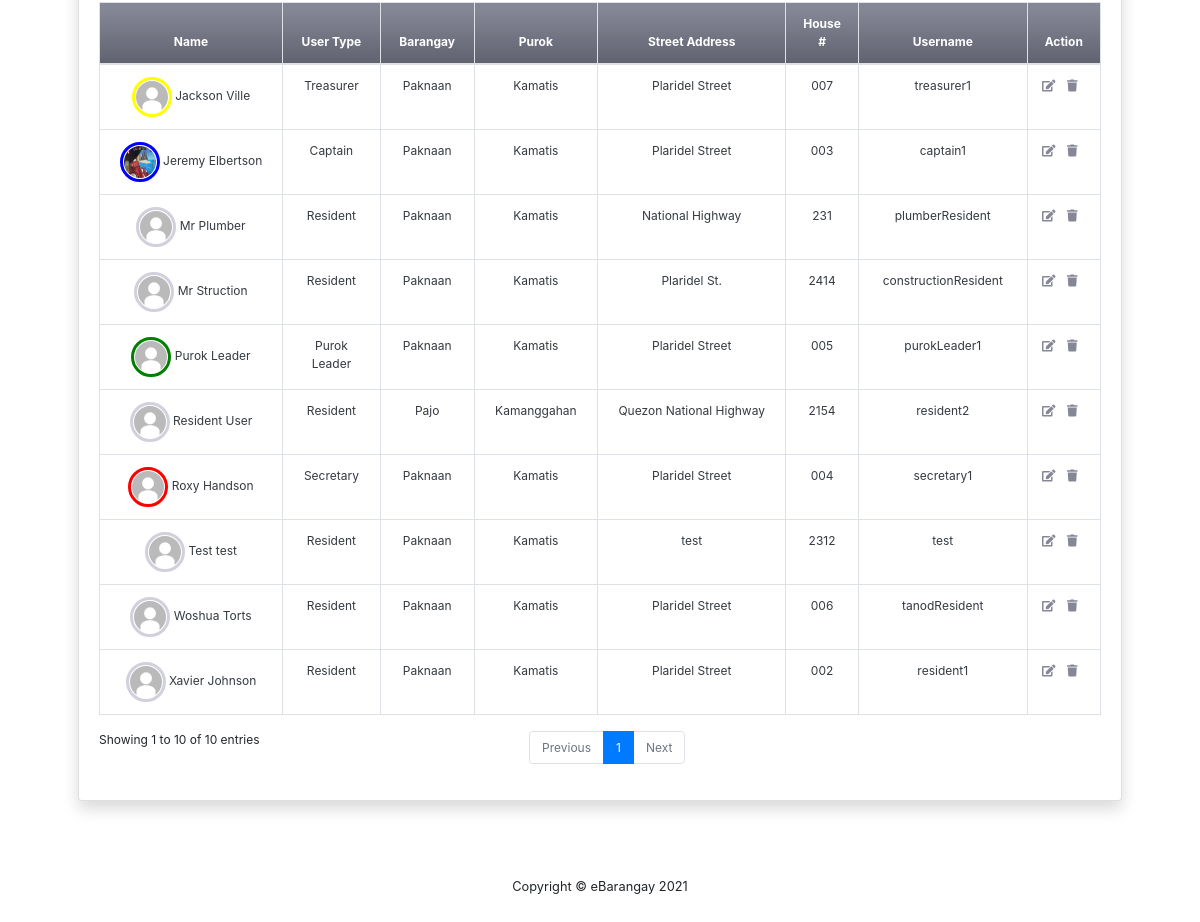
Before: /account.php (signed in, lower part) with the older database file.
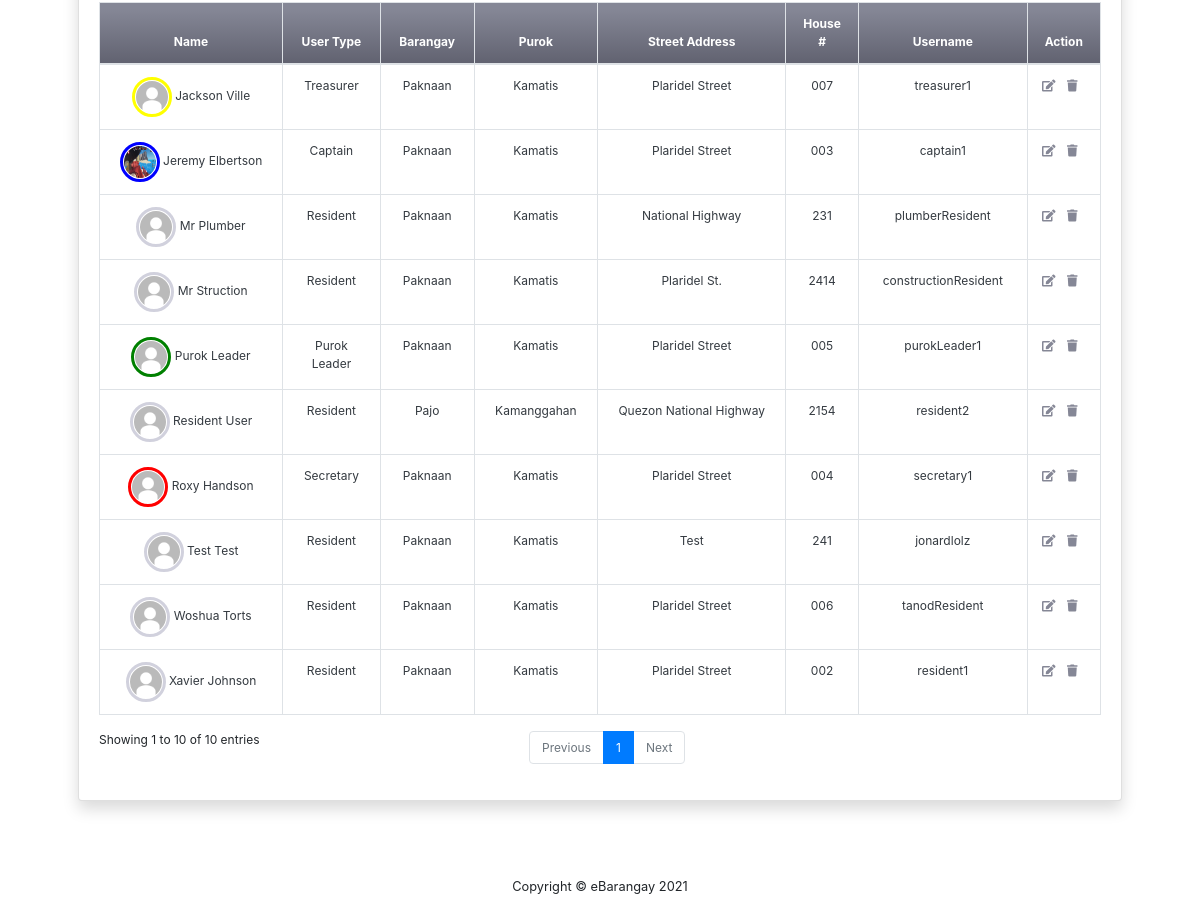
After: the same page with the newer database file.
### tables this page shows
CREATE TABLE `users` (
  `UsersID` int(11) NOT NULL,
  `Firstname` varchar(50) NOT NULL,
  `Middlename` varchar(50) DEFAULT NULL,
  `Lastname` varchar(50) NOT NULL,
  `dateofbirth` varchar(50) NOT NULL,
  `civilStat` varchar(50) NOT NULL,
  `emailAdd` varchar(50) NOT NULL,
  `username` varchar(50) NOT NULL,
  `usersPwd` varchar(255) DEFAULT NULL,
  `userGender` varchar(50) DEFAULT NULL,
  `userType` varchar(50) DEFAULT NULL,
  `profile_pic` varchar(129) DEFAULT NULL,
  `userBarangay` varchar(50) DEFAULT NULL,
  `userPurok` varchar(50) DEFAULT NULL,
  `phoneNum` varchar(20) DEFAULT NULL,
  `teleNum` varchar(20) DEFAULT NULL,
  `VerifyStatus` varchar(20) NOT NULL DEFAULT 'Pending',
  `userCity` varchar(30) NOT NULL DEFAULT 'None',
  `Status` varchar(20) NOT NULL DEFAULT 'Active',
  `landlordName` varchar(50) DEFAULT 'None',
  `landlordContact` varchar(50) DEFAULT 'NONE',
  `barangayPos` varchar(50) DEFAULT 'None',
  `userAddress` varchar(50) DEFAULT NULL,
  `userHouseNum` varchar(50) DEFAULT NULL,
  `IsLandlord` varchar(20) NOT NULL DEFAULT 'False',
  `isRenting` varchar(20) NOT NULL DEFAULT 'False',
  `startedLiving` date NOT NULL DEFAULT '0000-00-00'
);

### account.php (the view, shortened to what this page needs)
<?php include_once "header.php" ?>
<div class="container p-4">
<div class="card shadow mb-4 m-4">
    <div class="card-body" style="font-size: 75%">
        <div class="table-responsive">
            <table class="table table-bordered text-center text-dark"
                id="dataTable" width="100%" cellspacing="0" cellpadding="0">
                <thead >
                    <tr class="bg-gradient-secondary text-white">
                        <th scope="col">Name</th>
                        <th scope="col">User Type</th>
                        <th scope="col">Barangay</th>
                        <th scope="col">Purok</th>
                        <th>Street Address</th>
                        <th>House #</th>
                        <th scope="col">Username</th>
                        <th scope="col">Action</th>
                    </tr>
                </thead>
                <tbody>
                    <?php
                        $accounts = $conn->query("SELECT *, concat(Firstname, ' ', Lastname) as name FROM users WHERE Status='Active'");
                        while($row=$accounts->fetch_assoc()):
                            if($row["userType"] == "Admin"){
                                continue;
                            }
                    ?>
                    <tr>
                        <td>
                            <img class="img-profile rounded-circle <?php
                                if($row["userType"] == "Resident"){
                                    echo "img-res-profile";
                                }
                                elseif($row["userType"] == "Purok Leader"){
                                    echo "img-purokldr-profile";
                                }
                                elseif($row["userType"] == "Captain"){
                                    echo "img-capt-profile";
                                }
                                elseif($row["userType"] == "Secretary"){
                                    echo "img-sec-profile";
                                }
                                elseif($row["userType"] == "Treasurer"){
                                    echo "img-treas-profile";
                                }
                                elseif($row["userType"] == "Admin"){
                                    echo "img-admin-profile";
                                }
                            ?>" src="img/<?php echo $row["profile_pic"] ?>" width="40" height="40"/>
                            <?php echo $row["name"] ?>
                        </td>
                        <td><?php echo $row["userType"] ?></td>
                        <td><?php echo $row["userBarangay"] ?></td>
                        <td><?php echo $row["userPurok"] ?></td>
                        <td><?php echo $row["userAddress"] ?></td>
                        <td><?php echo $row["userHouseNum"] ?></td>
                        <td><?php echo $row["username"] ?></td>
                        <td>
                            <a class="fas fa-edit fa-md mr-2 text-gray-600 edit_account" data-id="<?php echo $row['UsersID'] ?>" href="javascript:void(0)"></a>
                            <a class="fas fa-trash fa-md mr-2 text-gray-600 deactivate_account" data-id="<?php echo $row['UsersID'] ?>" href="javascript:void(0)"></a>
                        </td>
                    </tr>
                    <?php endwhile; ?>
                </tbody>
            </table>
        </div>
    </div>
</div>
</div>
</div>
</div>
<?php include_once "footer.php" ?>

Changed rows visible on the page:
changed users: name "Test test" → "Test Test"; userAddress "test" → "Test"; userHouseNum "2312" → "241"; username "test" → "jonardlolz"
